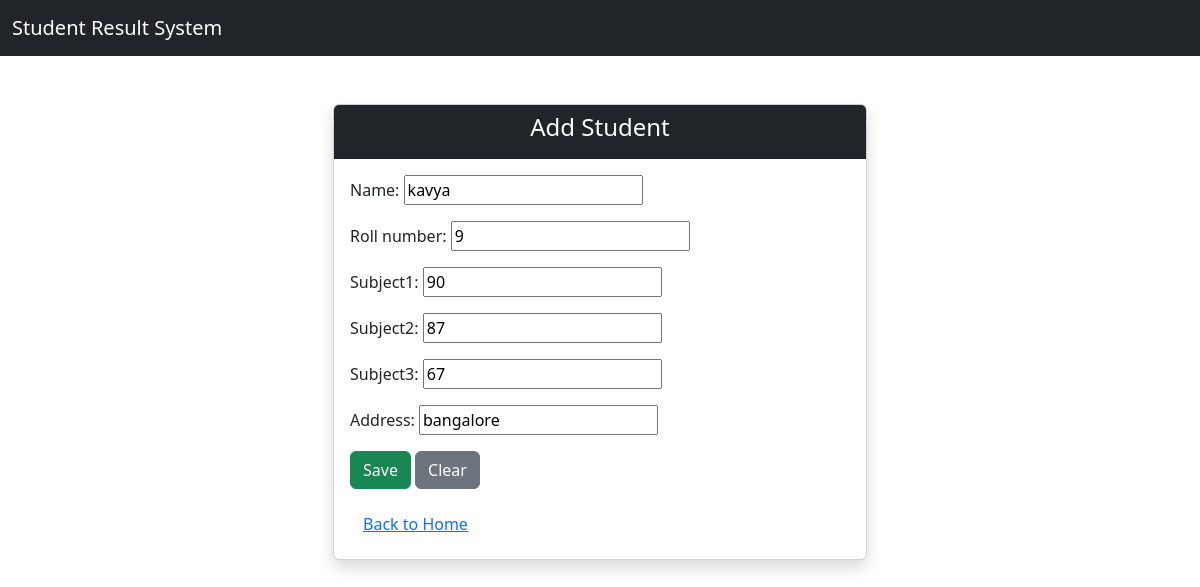
The app's page /edit/7/ (signed in) with its own data.
### results/models.py (models this page shows, shortened)
class Student(models.Model):
    name = models.CharField(max_length=100)
    roll_number = models.PositiveIntegerField(unique=True)
    subject1 = models.PositiveIntegerField()
    subject2 = models.PositiveIntegerField()
    subject3 = models.PositiveIntegerField()
    address = models.CharField(max_length=50)

### results/views.py (the view)
# urls.py: path('edit/<int:id>/', views.edit_student, name='edit_student'),
@login_required
def edit_student(request, id):
    student = get_object_or_404(Student, id=id)
    if request.method == 'POST':
        form = StudentForm(request.POST, instance=student)
        if form.is_valid():
            form.save()
            return redirect('student_list')
    else:
        form = StudentForm(instance=student)
    return render(request, 'results/add_student.html', {'form': form})

### results/forms.py
class StudentForm(forms.ModelForm):
    class Meta:
        model = Student
        fields = '__all__'

### results/templates/results/add_student.html (shortened to what this page needs)
{% extends 'results/base.html' %}
{% block content %}
<div class="container mt-5">
    <div class="row justify-content-center">
        <div class="col-md-6">
            <div class="card shadow">
                <div class="card-header bg-dark text-white text-center">
                    <h4>Add Student</h4>
                </div>
                <div class="card-body">
                    <form method="POST">
                        {{ form.as_p }}
                        <button type="submit" class="btn btn-success">Save</button>
                        <button type="reset" class="btn btn-secondary">Clear</button>
                    </form>
                    <a href="/" class="btn btn-link mt-3">Back to Home</a>
                </div>
            </div>
        </div>
    </div>
</div>
{% endblock %}

### records on screen
Student: name "kavya", roll_number "9", subject1 "90", subject2 "87", subject3 "67", address "bangalore"
